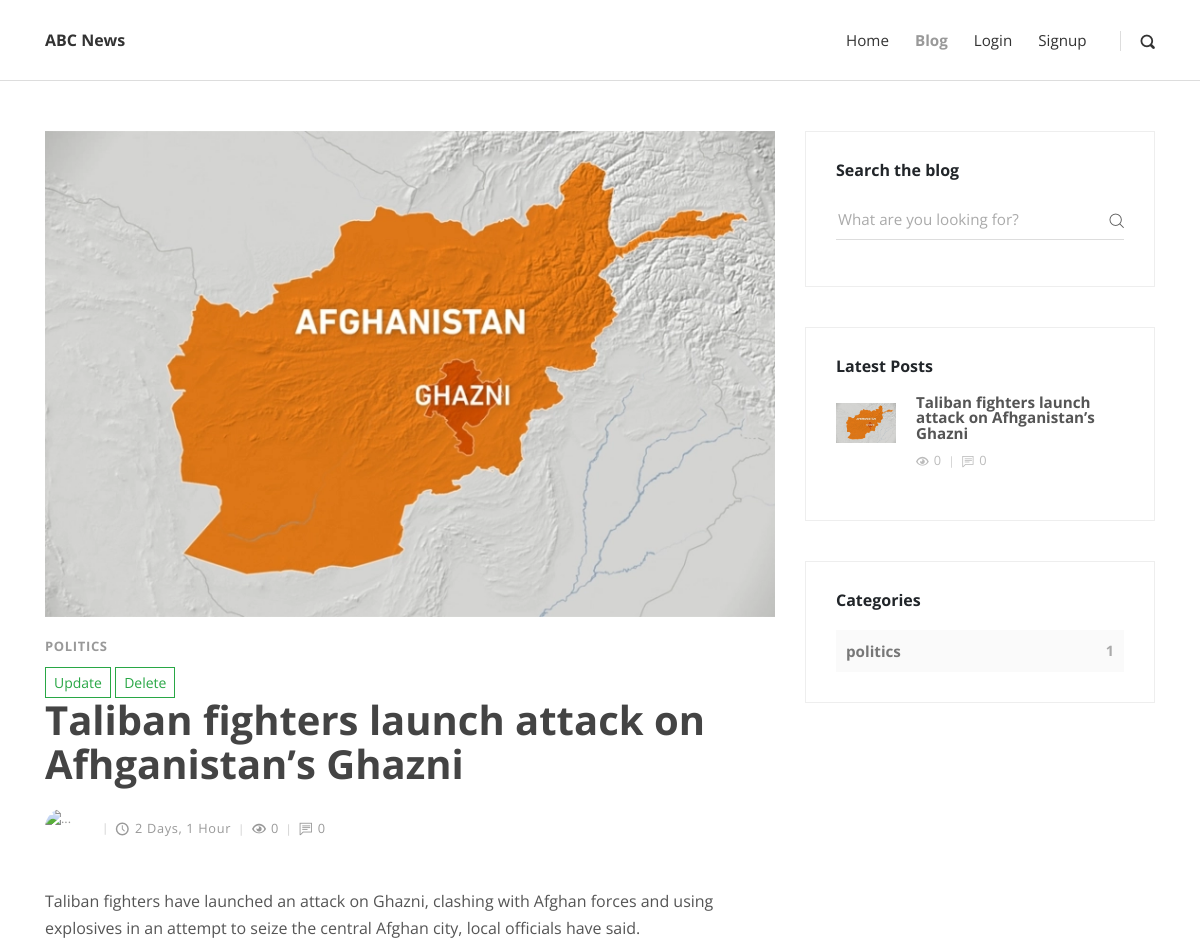
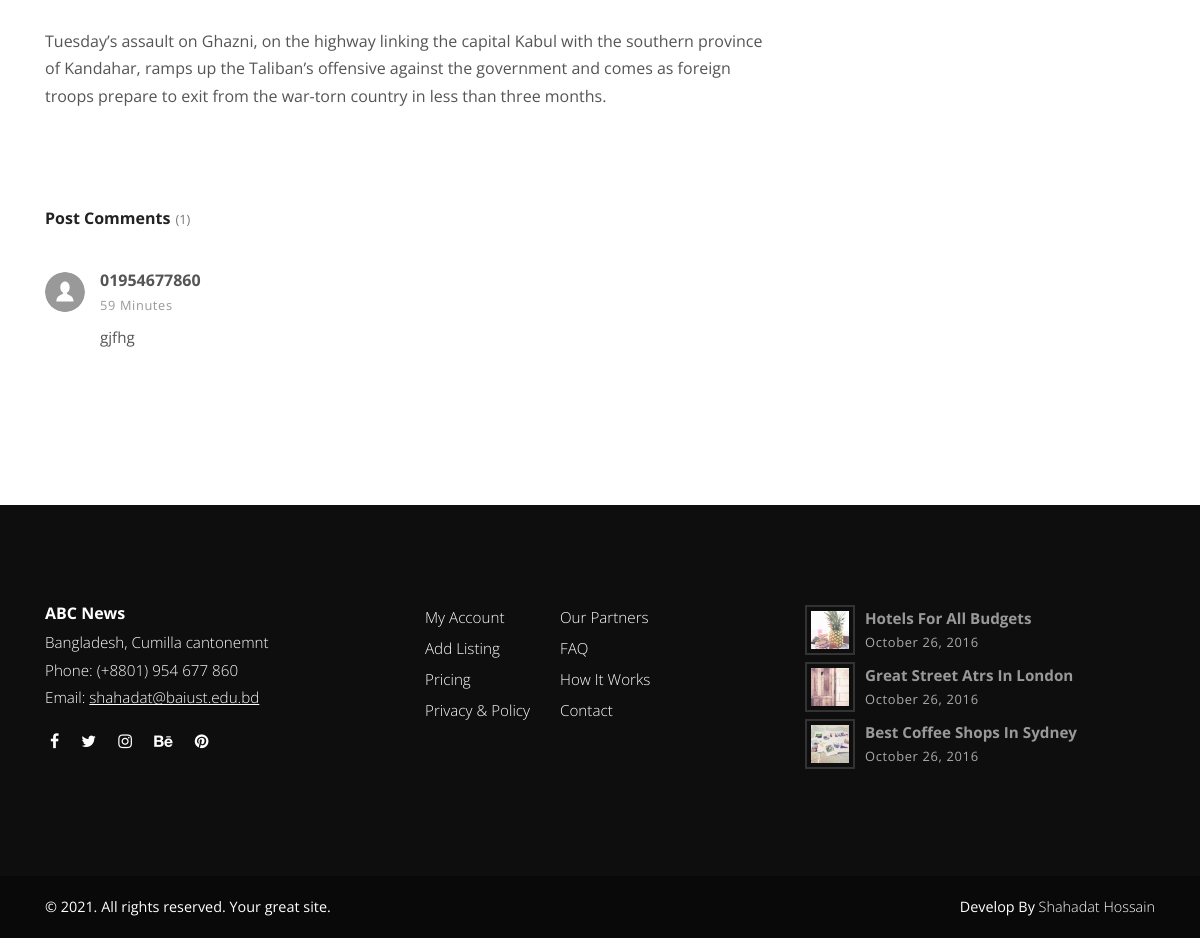
The app's page /post/1/ with its own data (2 pictures, top to bottom).
### blog/models/post.py (models this page shows, shortened)
class Post(models.Model):
    title = models.CharField(max_length=120)
    profile = models.ForeignKey(Profile, on_delete=models.CASCADE)
    categories = models.ManyToManyField(Category)
    overview = models.TextField(default='not available')
    thumbnail = models.ImageField(upload_to='post', default='no_image.jpeg')
    content = RichTextUploadingField(default='no content available')
    view_count = models.IntegerField(default=0)
    comment_count = models.IntegerField(default=0)
    timestamp = models.DateTimeField(auto_now_add=True)
    featured = models.BooleanField(default=True)
    previous_post = models.ForeignKey('self', on_delete=models.SET_NULL,
                                      related_name='previous',
                                      blank=True, null=True)
    next_post = models.ForeignKey('self', on_delete=models.SET_NULL,
                                  related_name='next',
                                  blank=True, null=True)
    def admin_photo(self):
        return mark_safe('<img src="{}" width="100" />'.format(self.thumbnail.url))
    admin_photo.short_description = 'Image'
    admin_photo.allow_tags = True
    def get_absolute_url(self):
        return reverse('post-view', kwargs={
            'id': self.id,
        })
    @property
    def get_comments(self):
        return self.comments.all().order_by('-timestamp')

class Comment(models.Model):
    user = models.ForeignKey(User, on_delete=models.CASCADE)
    timestamp = models.DateTimeField(auto_now_add=True)
    content = models.TextField()
    post = models.ForeignKey(Post, related_name='comments', on_delete=models.CASCADE)

### blog/models/category.py (models this page shows, shortened)
class Category(models.Model):
    name = models.CharField(max_length=20)

### accounts/models/user_model.py (models this page shows, shortened)
class User(AbstractBaseUser, PermissionsMixin):
    email = models.EmailField(_('email address'), blank=True)
    phone = models.CharField(
        _('Mobile Phone'), max_length=12, unique=True,
        validators=[RegexValidator(r'^[\d]{10,12}$',
                                   message='Format (ex: 01234567890)'
                                   )])
    first_name = models.CharField(
        _('First Name'), max_length=255, blank=True, null=True
    )
    last_name = models.CharField(
        _('Last Name'), max_length=255, blank=True, null=True
    )
    is_staff = models.BooleanField(default=False)
    is_active = models.BooleanField(default=True)
    admin = models.BooleanField(default=False)
    date_joined = models.DateTimeField(default=timezone.now)
    USERNAME_FIELD = 'phone'
    REQUIRED_FIELDS = []
    objects = UserManager()
    def __str__(self):
        return self.phone

### blog/views/post_view.py (the view)
# urls.py: path('post/<id>/', postView, name='post-view'),
def postView(request, id):
    category_count = get_category_count()
    latest_post = Post.objects.order_by('-timestamp')[0:3]
    post = get_object_or_404(Post, id=id)
    form = CommentForm(request.POST or None)
    if request.method == "POST":
        if form.is_valid():
            form.instance.user = request.user
            form.instance.post = post
            form.save()
            return redirect(post, id=id)
    context = {
        'post': post,
        'category_count': category_count,
        'latest_post': latest_post,
        'form': form,
    }
    return render(request, 'post.html', context)

### blog/forms.py
class CommentForm(forms.ModelForm):
    content = forms.CharField(widget=forms.Textarea(attrs={
        'class': 'form-control',
        'placeholder': "Type your comment",
        'id': 'usercomment',
        'rows': '4'
    }))
    class Meta:
        model = Comment
        fields = ('content',)

### blog/views/category_count_view.py (called while the page is built)
def get_category_count():
    queryset = Post \
        .objects \
        .values('categories__name') \
        .annotate(Count('categories__name'))
    return queryset

### templates/post.html (shortened to what this page needs)
{% extends 'base.html' %}
{% load static %}
{% block content %}
<div class="container">
    <div class="row">
        <main class="post blog-post col-lg-8">
            <div class="container">
                <div class="post-single">
                    <div class="post-thumbnail"><img src="{{ post.thumbnail.url }}" alt="..." class="img-fluid"></div>
                    <div class="post-details">
                        <div class="post-meta d-flex justify-content-between">
                            <div class="category">
                                {% for cat in post.categories.all %}
                                <a href="#">{{ cat.name }}</a>
                                {% endfor %}
                            </div>
                        </div>
                        <a class="btn btn-outline-success btn-sm" href="{% url 'post-update' id=post.id%}"
                           type="submit">Update</a>
                        <a class="btn btn-outline-success btn-sm" href="{% url 'post-delete' id=post.id%}"
                           type="submit">Delete</a>
                        <h1>{{ post.title }}<a href="#"></a></h1>
                        <div class="post-footer d-flex align-items-center flex-column flex-sm-row">
                            <a href="#" class="author d-flex align-items-center flex-wrap">
                                <div class="avatar"><img src="{{ post.author.image.url }}" alt="..." class="img-fluid">
                                </div>
                                <div class="title"></div>
                            </a>
                            <div class="d-flex align-items-center flex-wrap">
                                <div class="date"><i class="icon-clock"></i>{{ post.timestamp| timesince }}</div>
                                <div class="views"><i class="icon-eye"></i>{{ post.view_count }}</div>
                                <div class="comments meta-last"><i class="icon-comment"></i>{{ post.comment_count }}
                                </div>
                            </div>
                        </div>
                        <div class="post-body">
                            {{ post.content| safe }}
                        </div>
                        <div class="post-comments">
                            <header>
                                <h3 class="h6">Post Comments<span
                                        class="no-of-comments">({{ post.comments.count }})</span></h3>
                            </header>
                            {% for comment in post.get_comments %}
                            <div class="comment">
                                <div class="comment-header d-flex justify-content-between">
                                    <div class="user d-flex align-items-center">
                                        <div class="image">
                                            {% if comment.user.author %}
                                            <img src="{{ comment.user.author.image.url }}" alt="..."
                                                 class="img-fluid rounded-circle">
                                            {% else %}
                                            <img src="{% static 'img/user.svg' %}" alt="..."
                                                 class="img-fluid rounded-circle">
                                            {% endif %}
                                        </div>
                                        <div class="title"><strong>{{ comment.user }}</strong><span
                                                class="date">{{ comment.timestamp| timesince }}</span></div>
                                    </div>
                                </div>
                                <div class="comment-body">
                                    <p>{{ comment.content }}</p>
                                </div>
                            </div>
                            {% endfor %}
                        </div>
                </div>
            </div>
        </main>
        <aside class="col-lg-4">
            <div class="widget search">
                <header>
                    <h3 class="h6">Search the blog</h3>
                </header>
                <form action="#" class="search-form">
                    <div class="form-group">
                        <input type="search" placeholder="What are you looking for?">
                        <button type="submit" class="submit"><i class="icon-search"></i></button>
                    </div>
                </form>
            </div>
            <div class="widget latest-posts">
                <header>
                    <h3 class="h6">Latest Posts</h3>
                </header>
                {% for article in latest_post %}
                <div class="blog-posts">
                    <a href="{{ article.get_absolute_url }}">
                        <div class="item d-flex align-items-center">
                            <div class="image"><img src="{{ article.thumbnail.url }}" alt="..."
                                                    class="img-fluid"></div>
                            <div class="title"><strong>{{ article.title }}</strong>
                                <div class="d-flex align-items-center">
                                    <div class="views"><i class="icon-eye"></i>{{ article.view_count }}</div>
                                    <div class="comments"><i class="icon-comment"></i>{{ article.comment_count }}</div>
                                </div>
                            </div>
                        </div>
                        {% endfor %}
                    </a>
                </div>
            </div>
            <div class="widget categories">
                <header>
                    <h3 class="h6">Categories</h3>
                </header>
                {% for cat in category_count %}
                <div class="item d-flex justify-content-between">
                    <a href="#">{{ cat.categories__name }}</a>
                    <span>{{ cat.categories__name__count }}</span></div>
                {% endfor %}
            </div>
        </aside>
    </div>
</div>
{% endblock content %}

### static/css/style.violet.css (style rules this page uses)
body { overflow-x: hidden; }
strong { font-weight: 700; }
a, i, span { display: inline-block; text-decoration: none; -webkit-transition: all 0.3s; transition: all 0.3s; }
a i { -webkit-transition: none; transition: none; }
button, input { outline: none !important; font-family: "Open Sans", sans-serif; }
button { cursor: pointer; }
main, aside { padding: 50px 0 100px; }
.widget { margin-bottom: 40px; padding: 30px; border: 1px solid #eee; }
.widget header { margin-bottom: 20px; }
.category a { color: #9055A2; letter-spacing: 0.08em; font-weight: 700; text-transform: uppercase; text-decoration: none; font-size: 13px; }
.category a::after { content: ','; color: #ddd; display: inline-block; margin-right: 5px; }
.category a:last-of-type::after { display: none; }
i[class*="icon-"] { -webkit-transform: translateY(3px); transform: translateY(3px); }
.btn { border-radius: 0 !important; }
h1, h2, h3, h4, h5, h6 { margin-bottom: 15px; }
.post-meta { margin: 10px 0; font-size: 0.8em; }
.post p:not(.lead) { font-weight: 400; color: #777; font-size: 0.95em; }
.post a { text-decoration: none; }
.post h3 { line-height: 1.1em; color: #222; -webkit-transition: all 0.3s; transition: all 0.3s; margin-bottom: 1rem; }
.post .category a { color: #9055A2; letter-spacing: 0.05em; font-weight: 700; text-transform: uppercase; text-decoration: none; }
.post .date { letter-spacing: 0.05em; font-weight: 400; text-transform: uppercase; color: #aaa; }
.post .avatar { max-width: 40px; min-width: 40px; height: 40px; overflow: hidden; border-radius: 50%; margin-right: 10px; }
.post .title, .post .date, .post .comments, .post .views { font-weight: 400; color: #999; text-transform: capitalize; }
.post .title i, .post .date i, .post .comments i, .post .views i { margin-right: 5px; font-size: 1.1em; }
.post .title::after, .post .date::after, .post .comments::after, .post .views::after { content: '|'; display: inline-block; margin: 0 7px; font-size: 0.9em; color: #ccc; }
.post .meta-last::after { display: none; }
.widget.search .form-group { position: relative; }
.widget.search input { width: 100%; height: 40px; line-height: 40px; border: none; border-bottom: 1px solid #ddd; font-size: 0.95em; font-family: "Open Sans", sans-serif; font-weight: 400; background: none; }
.widget.search .submit { height: 40px; padding: 0; line-height: 40px; background: none; border: none; color: #555; font-size: 0.9em; position: absolute; top: 0; right: 0; }
.widget.latest-posts a { display: block; color: #555; text-decoration: none; }
.widget.latest-posts .image { min-width: 60px; max-width: 60px; height: 60px; overflow: hidden; margin-right: 20px; }
.widget.latest-posts .item { margin-bottom: 20px; }
.widget.latest-posts strong { font-size: 0.95em; display: block; line-height: 1em; }
.widget.latest-posts .views, .widget.latest-posts .comments { font-size: 0.8em; font-weight: 400; color: #bbb; margin-top: 10px; }
.widget.latest-posts .views i, .widget.latest-posts .comments i { margin-right: 5px; }
.widget.latest-posts .views::after, .widget.latest-posts .comments::after { content: '|'; display: inline-block; margin: 0 7px; font-size: 0.9em; color: #ccc; }
.widget.latest-posts .comments::after { display: none; }
.widget.categories .item { background: #fafafa; padding: 10px; color: #777; font-weight: 700; }
.widget.categories .item a { color: inherit; font-size: 0.95em; }
.widget.categories .item span { font-size: 0.9em; color: #aaa; }

### records on screen
Post: thumbnail (picture), title "Taliban fighters launch attack on Afhganistan’s Ghazni", timestamp "2 Days, 1 Hour", view_count "0", comment_count "0", content "Taliban fighters have launched an attack on Ghazni, clashing with Afghan forces and using explosives in an attempt to seize the central Afghan city, local officials have said. Tuesday’s assault on Ghazni, on the highway linking the capital Kabul with the southern province of Kandahar, ramps up the Taliban’s offensive against the government and comes as foreign troops prepare to exit from the war-torn country in less than three months.", comments.count "1"
Category: name "POLITICS"
Comment: user "01954677860", timestamp "59 Minutes", content "gjfhg"

### other values on screen
{{ cat.categories__name }} "politics"
{{ cat.categories__name__count }} "1"
